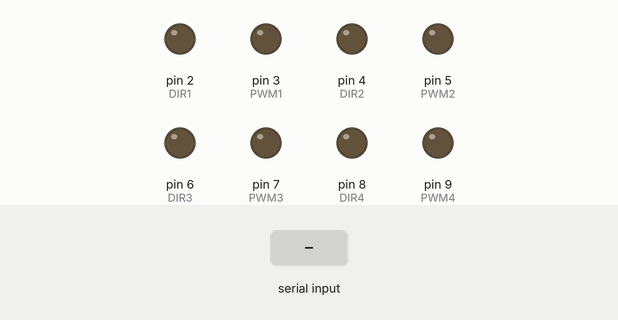
Bench run of a sketch on a simulated Arduino Uno, built with avr-gcc and run on an emulated ATmega328P. Parts: output pins drawn as LEDs (lit = HIGH). Inputs (shaded band) come from the test bench.

Above: at 1.2 s.
1.3 s: "Z" received over Serial
At 1.9 s:
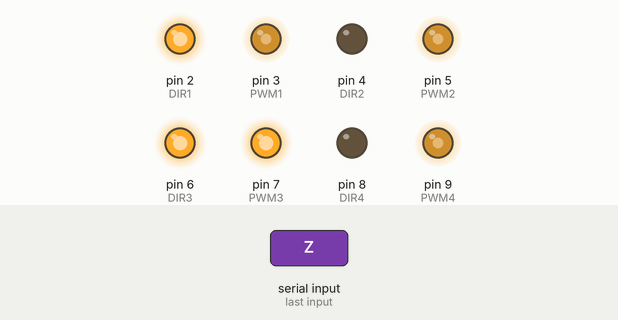
2.8 s: "Q" received over Serial
At 3.1 s:
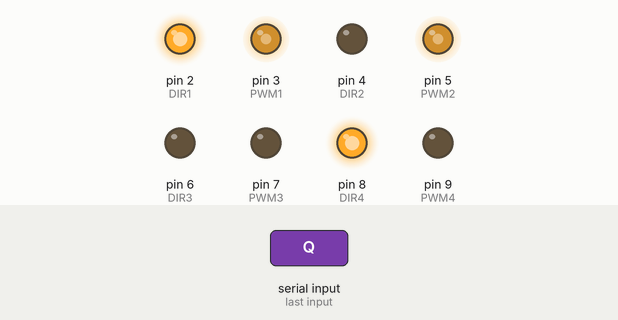
4.3 s: "D" received over Serial
At 5.4 s:
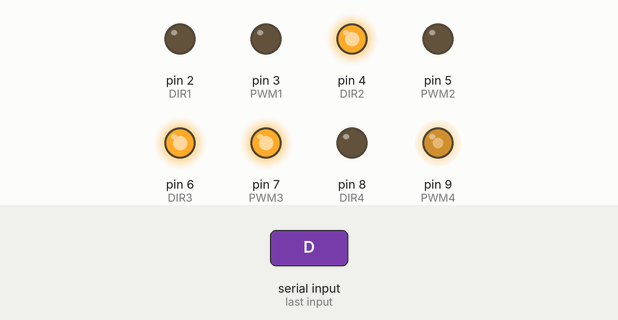
5.8 s: "S" received over Serial
At 6.6 s:
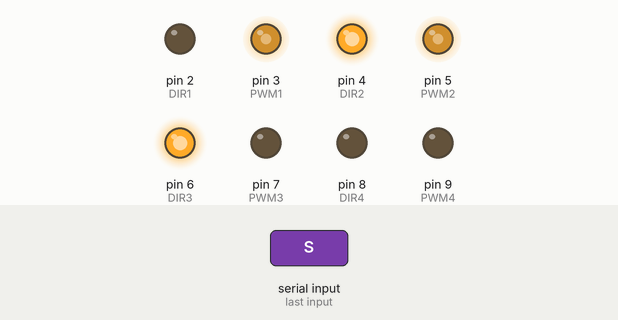
7.3 s: "A" received over Serial
At 7.7 s:
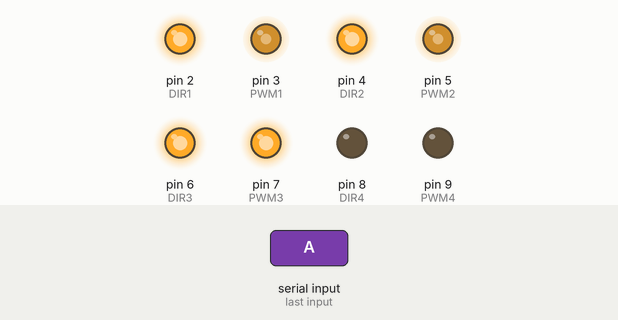
8.8 s: "W" received over Serial
At 10.0 s:
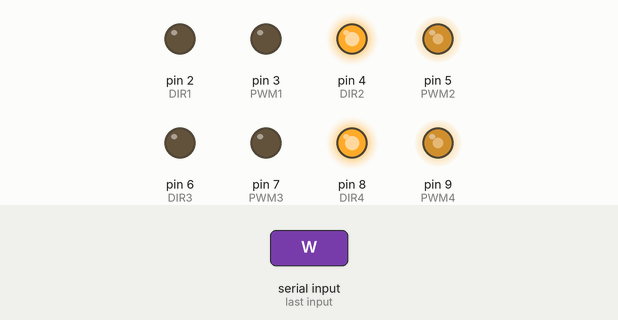
Timing chart, 0 to 11.3 s (numbered marks = the images above; inputs shaded):
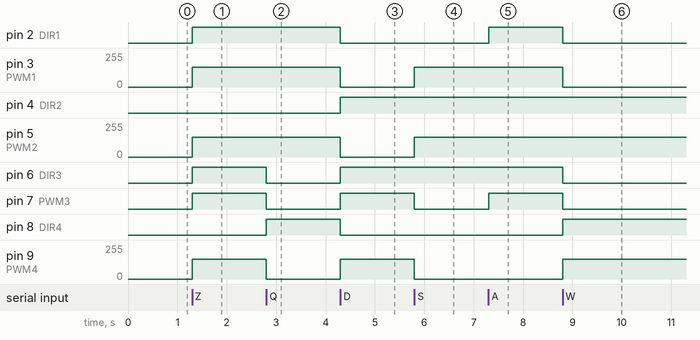

Measured:
- after the input at 1.3 s, pin 2 (DIR1), pin 6 (DIR3), pin 7 (PWM3): LOW → HIGH at once; pin 3 (PWM1), pin 5 (PWM2), pin 9 (PWM4): 0/255 → 150/255 at once
- after the input at 2.8 s, pin 6 (DIR3), pin 7 (PWM3): HIGH → LOW at once; pin 8 (DIR4): LOW → HIGH at once; pin 9 (PWM4): 150/255 → 0/255 at once
- after the input at 4.3 s, pin 2 (DIR1), pin 8 (DIR4): HIGH → LOW at once; pin 3 (PWM1), pin 5 (PWM2): 150/255 → 0/255 at once; pin 4 (DIR2), pin 6 (DIR3), pin 7 (PWM3): LOW → HIGH at once; pin 9 (PWM4): 0/255 → 150/255 at once
- after the input at 5.8 s, pin 3 (PWM1), pin 5 (PWM2): 0/255 → 150/255 at once; pin 7 (PWM3): HIGH → LOW at once; pin 9 (PWM4): 150/255 → 0/255 at once
- after the input at 7.3 s, pin 2 (DIR1), pin 7 (PWM3): LOW → HIGH at once
- after the input at 8.8 s, pin 2 (DIR1), pin 6 (DIR3), pin 7 (PWM3): HIGH → LOW at once; pin 3 (PWM1): 150/255 → 0/255 at once; pin 8 (DIR4): LOW → HIGH at once; pin 9 (PWM4): 0/255 → 150/255 at once

The sketch:

Code-test.ino
```cpp
// Définir les pins des moteurs
#define DIR1 2
#define PWM1 3
#define DIR2 4
#define PWM2 5
#define DIR3 6
#define PWM3 7
#define DIR4 8
#define PWM4 9

void setup() {
  Serial.begin(9600);

  pinMode(DIR1, OUTPUT);
  pinMode(PWM1, OUTPUT);
  pinMode(DIR2, OUTPUT);
  pinMode(PWM2, OUTPUT);
  pinMode(DIR3, OUTPUT);
  pinMode(PWM3, OUTPUT);
  pinMode(DIR4, OUTPUT);
  pinMode(PWM4, OUTPUT);
}

void loop() {
  if (Serial.available()) {
    char commande = Serial.read();

    if (commande == 'Z') {
      avancer();
    }
    else if (commande == 'Q') {
      Tournergauche();
    }
    else if (commande == 'X') {
      arreterMoteurs();
    }
    else if (commande == 'D') {
      Tournerdroite();
    }
    else if (commande == 'S') {
      reculer();
    }
    else if (commande == 'A') {
      Tours();
    }
    else if (commande == 'W') {
      Recgauche();
    }
    else if (commande == 'C') {
      Recdroite();
}
}
}

void avancer() {
  digitalWrite(DIR1, HIGH); analogWrite(PWM1, 150);
  digitalWrite(DIR2, LOW);  analogWrite(PWM2, 150);
  digitalWrite(DIR3, HIGH); analogWrite(PWM3, 150);
  digitalWrite(DIR4, LOW);  analogWrite(PWM4, 150);
}

void Tournerdroite() {
  digitalWrite(DIR1, LOW); analogWrite(PWM1, 0);
  digitalWrite(DIR2, HIGH); analogWrite(PWM2, 0);
  digitalWrite(DIR3, HIGH); analogWrite(PWM3, 150);
  digitalWrite(DIR4, LOW); analogWrite(PWM4, 150);
}

void Tournergauche() {
  digitalWrite(DIR1, HIGH); analogWrite(PWM1, 150);
  digitalWrite(DIR2, LOW);  analogWrite(PWM2, 150);
  digitalWrite(DIR3, LOW);  analogWrite(PWM3, 0);
  digitalWrite(DIR4, HIGH); analogWrite(PWM4, 0);
}

void reculer() {
  digitalWrite(DIR1, LOW); analogWrite(PWM1, 150);
  digitalWrite(DIR2, HIGH); analogWrite(PWM2, 150);
  digitalWrite(DIR3, HIGH); analogWrite(PWM3, 0);
  digitalWrite(DIR4, LOW); analogWrite(PWM4, 0);
}

void arreterMoteurs() {
  digitalWrite(DIR1, LOW); analogWrite(PWM1, 0);
  digitalWrite(DIR2, LOW); analogWrite(PWM2, 0);
  digitalWrite(DIR3, LOW); analogWrite(PWM3, 0);
  digitalWrite(DIR4, LOW); analogWrite(PWM4, 0);
}

void Tours() {
  digitalWrite(DIR1, HIGH); analogWrite(PWM1, 150);
  digitalWrite(DIR2, HIGH); analogWrite(PWM2, 150);
  digitalWrite(DIR3, HIGH); analogWrite(PWM3, 150);
  digitalWrite(DIR4, LOW); analogWrite(PWM4, 0);

}

void Recgauche() {
  digitalWrite(DIR1, LOW); analogWrite(PWM1, 0);
  digitalWrite(DIR2, HIGH); analogWrite(PWM2, 150);
  digitalWrite(DIR3, LOW); analogWrite(PWM3, 0);
  digitalWrite(DIR4, HIGH); analogWrite(PWM4, 150);
}

void Recdroite() {
  digitalWrite(DIR1, HIGH);  analogWrite(PWM1, 0);
  digitalWrite(DIR2, LOW); analogWrite(PWM2, 0);
  digitalWrite(DIR3, HIGH);  analogWrite(PWM3, 0);
  digitalWrite(DIR4, LOW); analogWrite(PWM4, 0);
}
```
